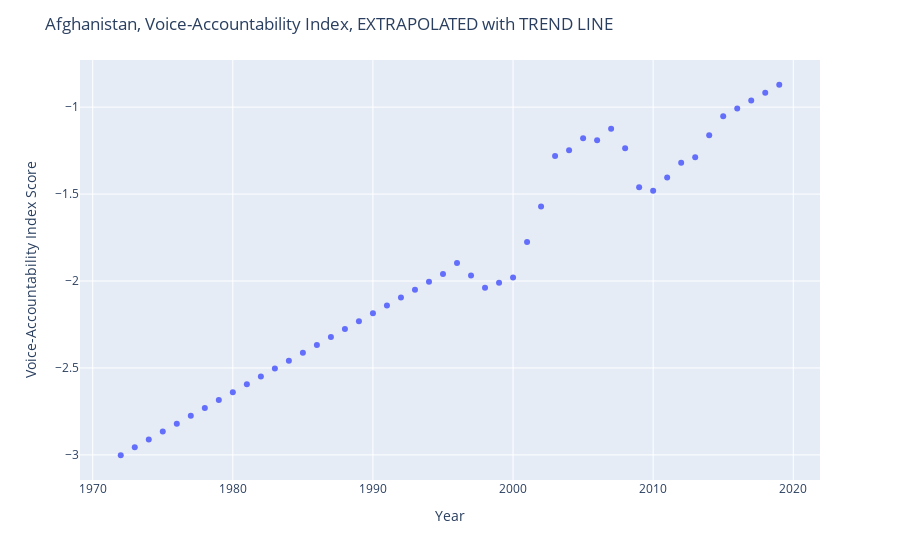

The cell this chart's notebook holds for it:
### Code cell
fig = px.scatter(afg_int_ext, x="index", y=0)

fig.update_layout(
    title = "Afghanistan, Voice-Accountability Index, EXTRAPOLATED with TREND LINE",
    xaxis_title = "Year",
    yaxis_title = "Voice-Accountability Index Score"
) 

fig.show()

### Figure 1 — Plotly figure (JSON) as saved in the notebook; plotly's stock layout.template omitted (floating-point values rounded to 4 significant figures)
{"data": [{"hoverlabel": {"namelength": 0}, "hovertemplate": "index=%{x}<br>0=%{y}", "legendgroup": "", "marker": {"color": "#636efa", "symbol": "circle"}, "mode": "markers", "name": "", "showlegend": false, "type": "scatter", "x": [1972, 1973, 1974, 1975, 1976, 1977, 1978, 1979, 1980, 1981, 1982, 1983, 1984, 1985, 1986, 1987, 1988, 1989, 1990, 1991, 1992, 1993, 1994, 1995, 1996, 1997, 1998, 1999, 2000, 2001, 2002, 2003, 2004, 2005, 2006, 2007, 2008, 2009, 2010, 2011, 2012, 2013, 2014, 2015, 2016, 2017, 2018, 2019], "xaxis": "x", "y": [-3.002, -2.957, -2.911, -2.866, -2.821, -2.775, -2.73, -2.685, -2.639, -2.594, -2.549, -2.503, -2.458, -2.413, -2.367, -2.322, -2.277, -2.231, -2.186, -2.141, -2.095, -2.05, -2.005, -1.959, -1.897, -1.968, -2.039, -2.009, -1.98, -1.775, -1.571, -1.281, -1.248, -1.179, -1.191, -1.125, -1.236, -1.46, -1.482, -1.404, -1.319, -1.288, -1.162, -1.053, -1.007, -0.962, -0.9167, -0.8713], "yaxis": "y"}], "layout": {"autosize": true, "legend": {"tracegroupgap": 0}, "margin": {"t": 60}, "title": {"text": "Afghanistan, Voice-Accountability Index, EXTRAPOLATED with TREND LINE"}, "xaxis": {"anchor": "y", "autorange": true, "domain": [0, 1], "range": [1969.0, 2022.0], "title": {"text": "Year"}, "type": "linear"}, "yaxis": {"anchor": "x", "autorange": true, "domain": [0, 1], "range": [-3.153, -0.7202], "title": {"text": "Voice-Accountability Index Score"}, "type": "linear"}}}
